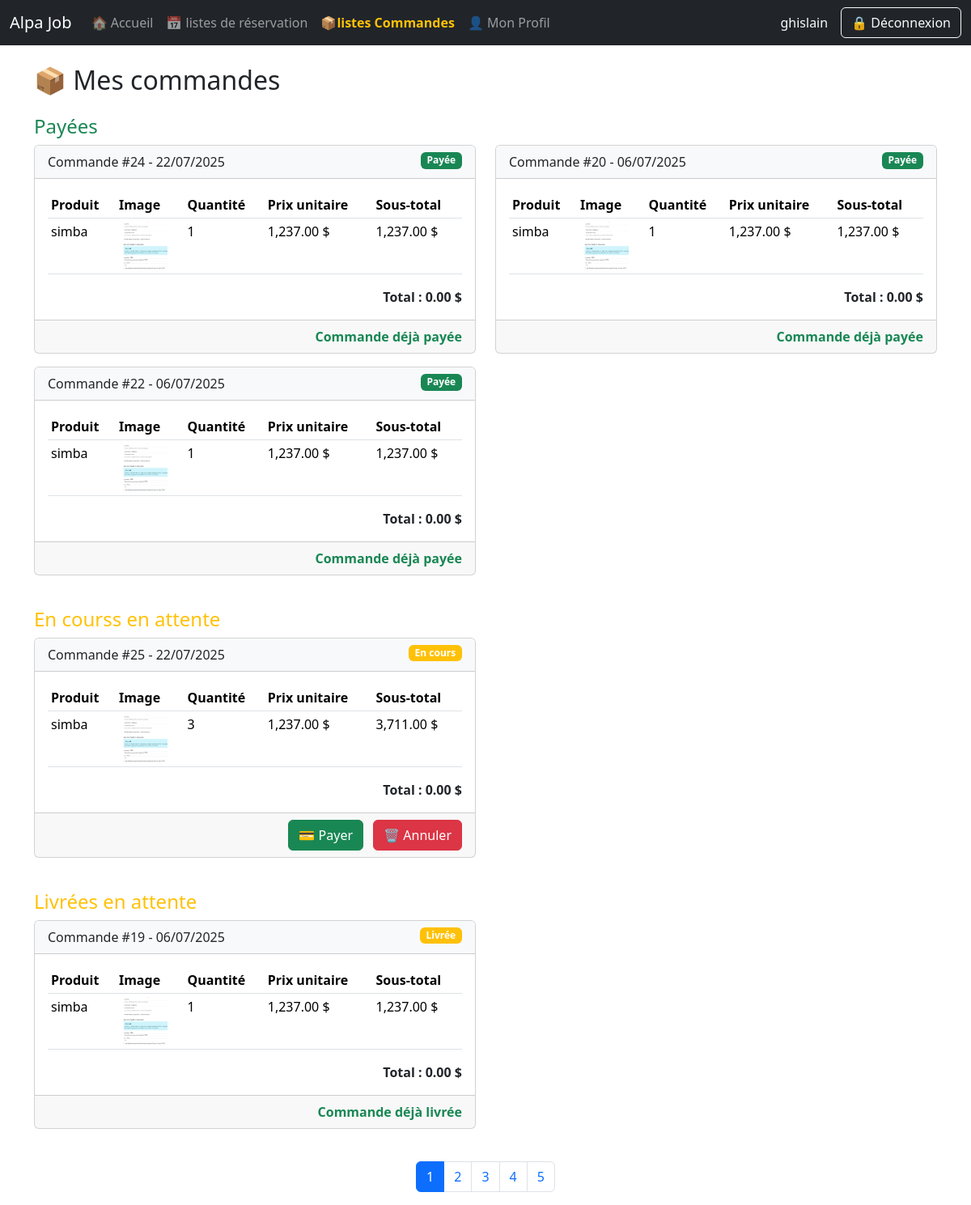
The page /view/mes_commandes.php (signed in) on the database its author committed.
### tables this page shows
CREATE TABLE `commande` (
  `id_commande` int(11) NOT NULL,
  `montant_total` double DEFAULT NULL,
  `statut_commande` varchar(50) DEFAULT NULL,
  `datecommande` date DEFAULT NULL,
  `id_client` int(11) DEFAULT NULL
);

CREATE TABLE `produit` (
  `id_produit` int(11) NOT NULL,
  `nom_produit` varchar(100) DEFAULT NULL,
  `image` varchar(255) DEFAULT NULL,
  `id_categorie` int(11) DEFAULT NULL,
  `id_prix` int(11) DEFAULT NULL
);

CREATE TABLE `details_commande` (
  `id_detail` int(11) NOT NULL,
  `id_commande` int(11) DEFAULT NULL,
  `id_produit` int(11) DEFAULT NULL,
  `id_reapprovisionnement` int(11) DEFAULT NULL,
  `quantite` int(11) DEFAULT 1
);

CREATE TABLE `prix` (
  `id_prix` int(11) NOT NULL,
  `montant` double NOT NULL
);

### view/mes_commandes.php (the view, shortened to what this page needs)
<?php
$id_client = $_SESSION['id'];
$db = new connexion();
$con = $db->getconnexion();
$commandesParPage = 5;
$pageActuelle = isset($_GET['page']) ? max(1, intval($_GET['page'])) : 1;
$offset = ($pageActuelle - 1) * $commandesParPage;
$sqlTotal = "SELECT COUNT(DISTINCT c.id_commande) AS total
             FROM commande c
             WHERE c.id_client = ?
               AND c.statut_commande NOT IN ('annulée', 'rejetée')";
$stmtTotal = $con->prepare($sqlTotal);
$stmtTotal->execute([$id_client]);
$totalCommandes = $stmtTotal->fetch(PDO::FETCH_ASSOC)['total'];
$totalPages = ceil($totalCommandes / $commandesParPage);
$sql = "SELECT c.id_commande, c.datecommande, c.montant_total, c.statut_commande,
               d.id_produit, d.quantite, p.nom_produit, p.image, pr.montant AS prix_unitaire
        FROM commande c
        JOIN details_commande d ON c.id_commande = d.id_commande
        JOIN produit p ON d.id_produit = p.id_produit
        JOIN prix pr ON p.id_prix = pr.id_prix
        WHERE c.id_client = ?
          AND c.statut_commande NOT IN ('annulée', 'rejetée')
        ORDER BY c.datecommande DESC
        LIMIT ? OFFSET ?";
$stmt = $con->prepare($sql);
$stmt->bindValue(1, $id_client, PDO::PARAM_INT);
$stmt->bindValue(2, (int)$commandesParPage, PDO::PARAM_INT);
$stmt->bindValue(3, (int)$offset, PDO::PARAM_INT);
$stmt->execute();
$resultats = $stmt->fetchAll(PDO::FETCH_ASSOC);
$groupes = [];
foreach ($resultats as $row) {
    $statut = strtolower($row['statut_commande']);
    $id = $row['id_commande'];
    if (!isset($groupes[$statut][$id])) {
        $groupes[$statut][$id] = [
            'date' => $row['datecommande'],
            'total' => $row['montant_total'],
            'statut' => $statut,
            'produits' => []
        ];
    }
    $groupes[$statut][$id]['produits'][] = [
        'nom' => $row['nom_produit'],
        'quantite' => $row['quantite'],
        'prix' => $row['prix_unitaire'],
        'image' => $row['image']
    ];
}
?>
<!DOCTYPE html>
<html lang="fr">
<head>
    <link href="https://cdn.jsdelivr.net/npm/bootstrap@5.3.3/dist/css/bootstrap.min.css" rel="stylesheet">
</head>
<body>
    <main>
        <?php
            include_once("navbar_clientt.php");
        ?>
    </main>
<div class="container mt-4">
    <h2>📦 Mes commandes</h2>
    <?php if (empty($groupes)): ?>
        <p>Aucune commande enregistrée.</p>
    <?php else: ?>
        <?php foreach ($groupes as $statut => $commandes): ?>
            <h4 class="mt-4 text-<?= $statut === 'payée' ? 'success' : 'warning' ?>">
                <?= ucfirst($statut) ?><?= $statut === 'payée' ? 's' : 's en attente' ?>
            </h4>
            <div class="row">
                <?php foreach ($commandes as $id_commande => $info): ?>
                    <div class="col-md-6">
                        <div class="card mb-3">
                            <div class="card-header bg-light">
                                Commande #<?= $id_commande ?> - <?= date('d/m/Y', strtotime($info['date'])) ?>
                                <span class="float-end badge bg-<?= $info['statut'] === 'payée' ? 'success' : 'warning' ?>">
                                    <?= ucfirst($info['statut']) ?>
                                </span>
                            </div>
                            <div class="card-body">
                                <table class="table table-sm">
                                    <thead>
                                        <tr>
                                            <th>Produit</th>
                                            <th>Image</th>
                                            <th>Quantité</th>
                                            <th>Prix unitaire</th>
                                            <th>Sous-total</th>
                                        </tr>
                                    </thead>
                                    <tbody>
                                        <?php foreach ($info['produits'] as $prod): ?>
                                            <tr>
                                                <td><?= htmlspecialchars($prod['nom']) ?></td>
                                                <td><img src="../models/controleurs/avatar/<?= htmlspecialchars($prod['image']) ?>" width="60" height="60" style="object-fit: cover;"></td>
                                                <td><?= $prod['quantite'] ?></td>
                                                <td><?= number_format($prod['prix'], 2) ?> $</td>
                                                <td><?= number_format($prod['prix'] * $prod['quantite'], 2) ?> $</td>
                                            </tr>
                                        <?php endforeach; ?>
                                    </tbody>
                                </table>
                                <div class="text-end">
                                    <strong>Total : <?= number_format($info['total'], 2) ?> $</strong>
                                </div>
                            </div>
                            <div class="card-footer text-end">
                                <?php if ($info['statut'] !== 'payée' && $info['statut'] !== 'livrée'): ?>
                                    <form action="payer_commande.php" method="POST" style="display:inline;">
                                        <button type="submit" class="btn btn-success" name="simulerr">💳 Payer</button>
                                    </form>
                                    <form action="../models/controleurs/controls_annuler_c.php" method="POST" style="display:inline;" onsubmit="return confirm('Confirmer l\'annulation de cette commande ?');">
                                        <button type="submit" class="btn btn-danger ms-2">🗑️ Annuler</button>
                                    </form>
                                <?php elseif ($info['statut'] === 'payée' || $info['statut'] === 'livrée'): ?>
                                    <span class="text-success fw-bold">
                                        Commande déjà <?= $info['statut'] === 'payée' ? 'payée' : 'livrée' ?>
                                    </span>
                                <?php endif; ?>
                            </div>
                        </div>
                    </div>
                <?php endforeach; ?>
            </div>
        <?php endforeach; ?>
    <?php endif; ?>
    <?php if ($totalPages > 1): ?>
        <nav class="mt-4">
            <ul class="pagination justify-content-center">
                <?php for ($i = 1; $i <= $totalPages; $i++): ?>
                    <li class="page-item <?= ($i === $pageActuelle) ? 'active' : '' ?>">
                        <a class="page-link" href="?page=<?= $i ?>"><?= $i ?></a>
                    </li>
                <?php endfor; ?>
            </ul>
        </nav>
    <?php endif; ?>
</div>
</body>
</html>

### view/navbar_clientt.php (shortened to what this page needs)
<?php
  $current_page = basename($_SERVER['PHP_SELF']);
?>
<nav class="navbar navbar-expand-lg navbar-dark bg-dark">
  <div class="container-fluid">
    <a class="navbar-brand" href="#">Alpa Job</a>
    <div class="collapse navbar-collapse" id="navbarClient">
      <ul class="navbar-nav me-auto mb-2 mb-lg-0">
        <li class="nav-item">
          <a class="nav-link <?php echo ($current_page == 'affiche_produit.php') ? 'active fw-bold text-warning' : ''; ?>" href="affiche_produit.php">🏠 Accueil</a>
        </li>
          <li class="nav-item">
          <a class="nav-link <?php echo ($current_page == 'reservations.php') ? 'active fw-bold text-warning' : ''; ?>" href="reservations.php">📅 listes de réservation</a>
        </li>
        <li class="nav-item">
          <a class="nav-link <?php echo ($current_page == 'mes_commandes.php') ? 'active fw-bold text-warning' : ''; ?>" href="mes_commandes.php">📦listes Commandes</a>
        </li>
        <li class="nav-item">
          <a class="nav-link <?php echo ($current_page == 'index_client.php') ? 'active fw-bold text-warning' : ''; ?>" href="index_client.php">👤 Mon Profil</a>
        </li>
      </ul>
      <span class="navbar-text me-3 text-light">
        <?= isset($_SESSION['nom']) ? htmlspecialchars($_SESSION['nom']) : 'Client' ?>
      </span>
      <a href="deconnexion.php" class="btn btn-outline-light">🔒 Déconnexion</a>
    </div>
  </div>
</nav>

### rows shown on the page
commande: id_commande "24", datecommande "22/07/2025", statut_commande "Payée", nom "simba", quantite "1", prix "1,237.00", quantite "1,237.00", montant_total "0.00", shows "Commande déjà", shows "payée"
commande: id_commande "25", datecommande "22/07/2025", statut_commande "En cours", produit.nom_produit "simba", produit.image (picture), details_commande.quantite "3", prix.montant "1,237.00", prix.montant "3,711.00", montant_total "0.00"
commande: statut_commande "Livrée", shows "s en attente", id_commande "19", datecommande "06/07/2025", nom "simba", quantite "1", prix "1,237.00", quantite "1,237.00", montant_total "0.00", shows "Commande déjà", shows "livrée"

### other values the page prints
$_SESSION['nom'] "ghislain"
$statut "Payée"
$id_commande "20"
date('d/m/Y', strtotime($info['date'])) "06/07/2025"
$info['statut'] "Payée"
$prod['nom'] "simba"
$prod['quantite'] "1"
$prod['prix'] "1,237.00"
$prod['prix'] * $prod['quantite'] "1,237.00"
$info['total'] "0.00"
$id_commande "22"
$statut "En cours"
